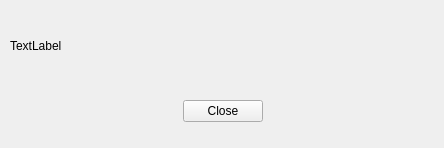
<?xml version="1.0" encoding="UTF-8"?>
<ui version="4.0">
 <class>nochWidget</class>
 <widget class="QWidget" name="nochWidget">
  <property name="geometry">
   <rect>
    <x>0</x>
    <y>0</y>
    <width>444</width>
    <height>148</height>
   </rect>
  </property>
  <property name="windowTitle">
   <string>nochWidget</string>
  </property>
  <widget class="QLabel" name="updateInfoLabel">
   <property name="geometry">
    <rect>
     <x>10</x>
     <y>10</y>
     <width>431</width>
     <height>71</height>
    </rect>
   </property>
   <property name="text">
    <string>TextLabel</string>
   </property>
   <property name="wordWrap">
    <bool>true</bool>
   </property>
  </widget>
  <widget class="QDialogButtonBox" name="ClosebuttonBox">
   <property name="geometry">
    <rect>
     <x>140</x>
     <y>100</y>
     <width>166</width>
     <height>23</height>
    </rect>
   </property>
   <property name="standardButtons">
    <set>QDialogButtonBox::Close</set>
   </property>
   <property name="centerButtons">
    <bool>true</bool>
   </property>
  </widget>
 </widget>
 <layoutdefault spacing="6" margin="11"/>
 <resources/>
 <connections/>
</ui>
